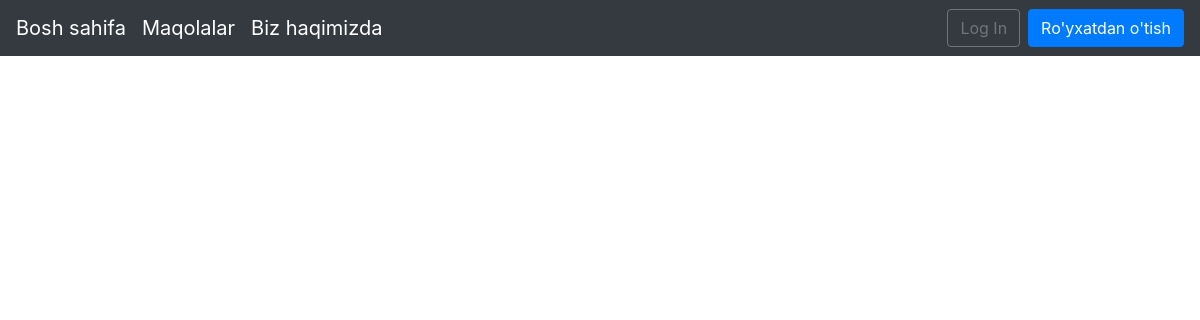
The page /articles/ on the database as committed earlier.
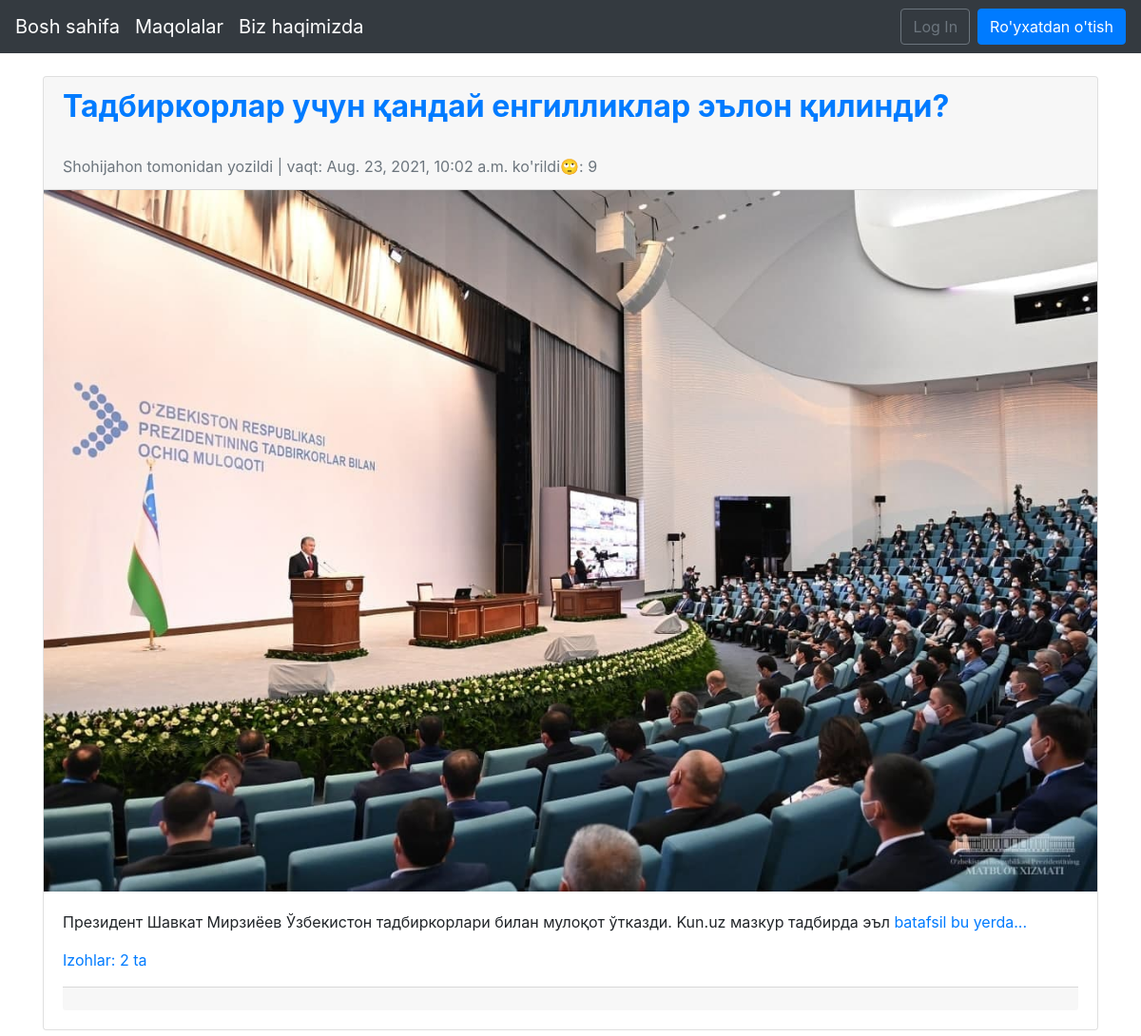
The same page on the database as committed later.
### articles/models.py (models this page shows, shortened)
class Article(models.Model):
    title = models.CharField(max_length=255)
    photo = models.ImageField(upload_to='images/', blank=True, null=True) # blank=True : rasmi yoq maqolalar xatolik bermasligi un
    body = models.TextField()
    date = models.DateTimeField(auto_now_add=True)
    author = models.ForeignKey(
        get_user_model(),
        on_delete=models.CASCADE,
        )
    blog_view = models.IntegerField(default=0)

### users/models.py (models this page shows)
class CustomUser(AbstractUser):
    age = models.PositiveIntegerField(null=True, blank=True)
    address = models.CharField(max_length=300)
    job = models.CharField(max_length=100)

### articles/views.py (the view)
# urls.py: path('', ArticleListView.as_view(), name='article_list'),
class ArticleListView(ListView):
    model = Article
    template_name = 'article_list.html'
    ordering = ['-id']

### templates/article_list.html (shortened to what this page needs)
{% extends 'base.html' %}
{% block content %}
{% for i in object_list %}
<div class='card mb-3'>
    <div class='card-header'>
        <h2><span class='font-weight-bold'><a href="{% url 'article_detail' i.pk %}">{{ i.title }}</a></span></h2>
        <br>
        <span class='text-muted'>{{ i.author }} tomonidan yozildi | vaqt: {{ i.date }} ko'rildi&#128580;: {{ i.blog_view }}</span>
    </div>
    {% if i.photo %}
        <a href="{% url 'article_detail' i.pk %}"><img src="{{ i.photo.url }}" class="img-fluid" alt="Responsive image" ></a>
    {% endif %}
    <div class='card-body'>
        <p>{{ i.body | slice:":100" }}
            <a href="{% url 'article_detail' i.pk %}">batafsil bu yerda...
            </a>
        </p>
        <p><a href="{% url 'article_detail' i.pk %}">Izohlar: {{ i.comments.count }} ta</a></p>
    <div class='card-footer text-center text-muted'>
    </div>
</div>
{% endfor %}
{% endblock content %}

### templates/base.html (shortened to what this page needs)
<!DOCTYPE html>
<html lang="en">
<head>
    <link rel="stylesheet" href="https://maxcdn.bootstrapcdn.com/bootstrap/4.0.0/css/bootstrap.min.css">
</head>
<body>
<nav class="navbar navbar-expand-md navbar-dark bg-dark mb-4">
<a class="navbar-brand" href="{% url 'home' %}">Bosh sahifa</a>
<a class="navbar-brand" href="{% url 'article_list' %}">Maqolalar</a>
<a class="navbar-brand" href="#">Biz haqimizda</a>
<div class="collapse navbar-collapse" id="navbarCollapse">
{% if user.is_authenticated %}
<ul class="navbar-nav ml-auto">
<form class="d-flex" method="POST" action="{% url 'qidiruv' %}">
    {% csrf_token %}
    <input class="form-control me-2" name='element' type="search" placeholder="Izlash..." aria-label="Search">
    <button class="btn btn-outline-success" type="submit">Qidirish</button>
</form>
<li class="nav-item">
<a class="nav-link dropdown-toggle" href="#" id="userMenu"
data-toggle="dropdown" aria-haspopup="true"
aria-expanded="false">
{{ user.username }}
</a>
<div class="dropdown-menu dropdown-menu-right"
aria-labelledby="userMenu">
{% if user.is_superuser %}
<a class="dropdown-item"
href="{% url 'article_new' %}">+Yangi maqola qo'shish</a>
<div class="dropdown-divider"></div>
{% endif %}
<a class="dropdown-item"
href="{% url 'password_change' %}">Parolni o'zgartish</a>
<div class="dropdown-divider"></div>
<a class="dropdown-item" href="{% url 'logout' %}">
Log Out</a>
</div>
</li>
</ul>
{% else %}
<form class="form-inline ml-auto">
<a href="{% url 'login' %}" class="btn btn-outline-secondary">
Log In</a>
<a href="{% url 'signup' %}" class="btn btn-primary ml-2">
Ro'yxatdan o'tish</a>
</form>
{% endif %}
</div>
</nav>
<div class="container">
{% block content %}
{% endblock content %}
</div>
</body>
</html>

Rows that differ between the two databases and show on the page:
added Article: title "Тадбиркорлар учун қандай енгилликлар эълон қилинди?", author "Shohijahon", date "Aug. 23, 2021, 10:02 a.m.", blog_view "9", photo (picture), body "Президент Шавкат Мирзиёев Ўзбекистон тадбиркорлари билан мулоқот ўтказди. Kun.uz мазкур тадбирда эъл", comments.count "2"
